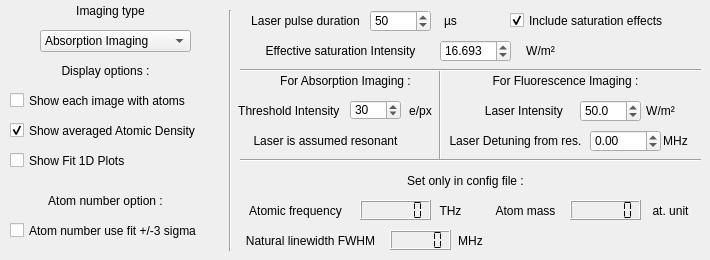
          <widget class="QWidget" name="tab_3">
           <attribute name="title">
            <string>Imaging Set</string>
           </attribute>
           <widget class="QSpinBox" name="Imaging__thresholdAbsImg">
            <property name="geometry">
             <rect>
              <x>350</x>
              <y>100</y>
              <width>51</width>
              <height>20</height>
             </rect>
            </property>
            <property name="minimum">
             <number>1</number>
            </property>
            <property name="maximum">
             <number>65536</number>
            </property>
            <property name="singleStep">
             <number>1</number>
            </property>
            <property name="value">
             <number>30</number>
            </property>
           </widget>
           <widget class="QLabel" name="label_148">
            <property name="geometry">
             <rect>
              <x>40</x>
              <y>0</y>
              <width>141</width>
              <height>21</height>
             </rect>
            </property>
            <property name="text">
             <string>Imaging type</string>
            </property>
            <property name="alignment">
             <set>Qt::AlignCenter</set>
            </property>
           </widget>
           <widget class="QComboBox" name="Imaging__imagingType">
            <property name="geometry">
             <rect>
              <x>40</x>
              <y>30</y>
              <width>151</width>
              <height>22</height>
             </rect>
            </property>
            <property name="editable">
             <bool>false</bool>
            </property>
            <property name="currentIndex">
             <number>0</number>
            </property>
            <item>
             <property name="text">
              <string>Absorption Imaging</string>
             </property>
            </item>
            <item>
             <property name="text">
              <string>Fluorescence Imaging</string>
             </property>
            </item>
           </widget>
           <widget class="QLabel" name="label_156">
            <property name="geometry">
             <rect>
              <x>230</x>
              <y>100</y>
              <width>121</width>
              <height>21</height>
             </rect>
            </property>
            <property name="text">
             <string>Threshold Intensity </string>
            </property>
            <property name="alignment">
             <set>Qt::AlignCenter</set>
            </property>
           </widget>
           <widget class="QLabel" name="label_157">
            <property name="geometry">
             <rect>
              <x>260</x>
              <y>70</y>
              <width>171</width>
              <height>21</height>
             </rect>
            </property>
            <property name="text">
             <string>For Absorption Imaging :</string>
            </property>
            <property name="alignment">
             <set>Qt::AlignCenter</set>
            </property>
           </widget>
           <widget class="Line" name="line_6">
            <property name="geometry">
             <rect>
              <x>220</x>
              <y>10</y>
              <width>21</width>
              <height>241</height>
             </rect>
            </property>
            <property name="orientation">
             <enum>Qt::Vertical</enum>
            </property>
           </widget>
           <widget class="Line" name="line_7">
            <property name="geometry">
             <rect>
              <x>430</x>
              <y>70</y>
              <width>21</width>
              <height>91</height>
             </rect>
            </property>
            <property name="orientation">
             <enum>Qt::Vertical</enum>
            </property>
           </widget>
           <widget class="QLabel" name="label_158">
            <property name="geometry">
             <rect>
              <x>480</x>
              <y>70</y>
              <width>171</width>
              <height>21</height>
             </rect>
            </property>
            <property name="text">
             <string>For Fluorescence Imaging :</string>
            </property>
            <property name="alignment">
             <set>Qt::AlignCenter</set>
            </property>
           </widget>
           <widget class="QLabel" name="label_159">
            <property name="geometry">
             <rect>
              <x>400</x>
              <y>100</y>
              <width>41</width>
              <height>21</height>
             </rect>
            </property>
            <property name="text">
             <string>e/px</string>
            </property>
            <property name="alignment">
             <set>Qt::AlignCenter</set>
            </property>
           </widget>
           <widget class="QLabel" name="label_163">
            <property name="geometry">
             <rect>
              <x>250</x>
              <y>40</y>
              <width>181</width>
              <height>21</height>
             </rect>
            </property>
            <property name="text">
             <string>Effective saturation Intensity</string>
            </property>
            <property name="alignment">
             <set>Qt::AlignCenter</set>
            </property>
           </widget>
           <widget class="QLabel" name="label_164">
            <property name="geometry">
             <rect>
              <x>520</x>
              <y>40</y>
              <width>41</width>
              <height>21</height>
             </rect>
            </property>
            <property name="text">
             <string>W/m²</string>
            </property>
            <property name="alignment">
             <set>Qt::AlignCenter</set>
            </property>
           </widget>
           <widget class="QLabel" name="label_165">
            <property name="geometry">
             <rect>
              <x>430</x>
              <y>200</y>
              <width>41</width>
              <height>21</height>
             </rect>
            </property>
            <property name="text">
             <string>THz</string>
            </property>
            <property name="alignment">
             <set>Qt::AlignCenter</set>
            </property>
           </widget>
           <widget class="QLabel" name="label_166">
            <property name="geometry">
             <rect>
              <x>240</x>
              <y>200</y>
              <width>111</width>
              <height>21</height>
             </rect>
            </property>
            <property name="text">
             <string>Atomic frequency</string>
            </property>
            <property name="alignment">
             <set>Qt::AlignCenter</set>
            </property>
           </widget>
           <widget class="QLabel" name="label_168">
            <property name="geometry">
             <rect>
              <x>170</x>
              <y>140</y>
              <width>41</width>
              <height>21</height>
             </rect>
            </property>
            <property name="text">
             <string/>
            </property>
            <property name="alignment">
             <set>Qt::AlignCenter</set>
            </property>
           </widget>
           <widget class="QLabel" name="label_178">
            <property name="geometry">
             <rect>
              <x>470</x>
              <y>200</y>
              <width>111</width>
              <height>21</height>
             </rect>
            </property>
            <property name="text">
             <string>Atom mass</string>
            </property>
            <property name="alignment">
             <set>Qt::AlignCenter</set>
            </property>
           </widget>
           <widget class="QLabel" name="label_179">
            <property name="geometry">
             <rect>
              <x>650</x>
              <y>200</y>
              <width>41</width>
              <height>21</height>
             </rect>
            </property>
            <property name="text">
             <string>at. unit</string>
            </property>
            <property name="alignment">
             <set>Qt::AlignCenter</set>
            </property>
           </widget>
           <widget class="QCheckBox" name="Imaging__plotFit1D">
            <property name="geometry">
             <rect>
              <x>10</x>
              <y>150</y>
              <width>181</width>
              <height>21</height>
             </rect>
            </property>
            <property name="acceptDrops">
             <bool>false</bool>
            </property>
            <property name="text">
             <string>Show Fit 1D Plots</string>
            </property>
            <property name="checked">
             <bool>false</bool>
            </property>
           </widget>
           <widget class="QCheckBox" name="Imaging__plotSingleImage">
            <property name="geometry">
             <rect>
              <x>10</x>
              <y>90</y>
              <width>201</width>
              <height>21</height>
             </rect>
            </property>
            <property name="acceptDrops">
             <bool>false</bool>
            </property>
            <property name="text">
             <string>Show each image with atoms</string>
            </property>
            <property name="checked">
             <bool>false</bool>
            </property>
           </widget>
           <widget class="QCheckBox" name="Imaging__plotAtomicDensityAv">
            <property name="geometry">
             <rect>
              <x>10</x>
              <y>120</y>
              <width>201</width>
              <height>21</height>
             </rect>
            </property>
            <property name="acceptDrops">
             <bool>false</bool>
            </property>
            <property name="text">
             <string>Show averaged Atomic Density </string>
            </property>
            <property name="checked">
             <bool>true</bool>
            </property>
           </widget>
           <widget class="QLCDNumber" name="lcdNumber_imaging_atomicMassAU">
            <property name="geometry">
             <rect>
              <x>570</x>
              <y>200</y>
              <width>71</width>
              <height>20</height>
             </rect>
            </property>
            <property name="smallDecimalPoint">
             <bool>false</bool>
            </property>
            <property name="digitCount">
             <number>6</number>
            </property>
            <property name="mode">
             <enum>QLCDNumber::Dec</enum>
            </property>
            <property name="segmentStyle">
             <enum>QLCDNumber::Flat</enum>
            </property>
            <property name="value" stdset="0">
             <double>0.000000000000000</double>
            </property>
            <property name="intValue" stdset="0">
             <number>0</number>
            </property>
           </widget>
           <widget class="QLCDNumber" name="lcdNumber_imaging_atomicFrequencyTHz">
            <property name="geometry">
             <rect>
              <x>360</x>
              <y>200</y>
              <width>71</width>
              <height>20</height>
             </rect>
            </property>
            <property name="smallDecimalPoint">
             <bool>false</bool>
            </property>
            <property name="digitCount">
             <number>6</number>
            </property>
            <property name="mode">
             <enum>QLCDNumber::Dec</enum>
            </property>
            <property name="segmentStyle">
             <enum>QLCDNumber::Flat</enum>
            </property>
            <property name="value" stdset="0">
             <double>0.000000000000000</double>
            </property>
            <property name="intValue" stdset="0">
             <number>0</number>
            </property>
           </widget>
           <widget class="QLabel" name="label_185">
            <property name="geometry">
             <rect>
              <x>350</x>
              <y>170</y>
              <width>231</width>
              <height>21</height>
             </rect>
            </property>
            <property name="text">
             <string>Set only in config file :</string>
            </property>
            <property name="alignment">
             <set>Qt::AlignCenter</set>
            </property>
           </widget>
           <widget class="QLabel" name="label_182">
            <property name="geometry">
             <rect>
              <x>240</x>
              <y>10</y>
              <width>131</width>
              <height>21</height>
             </rect>
            </property>
            <property name="text">
             <string>Laser pulse duration</string>
            </property>
            <property name="alignment">
             <set>Qt::AlignCenter</set>
            </property>
           </widget>
           <widget class="QLabel" name="label_186">
            <property name="geometry">
             <rect>
              <x>430</x>
              <y>10</y>
              <width>41</width>
              <height>21</height>
             </rect>
            </property>
            <property name="text">
             <string>µs</string>
            </property>
            <property name="alignment">
             <set>Qt::AlignCenter</set>
            </property>
           </widget>
           <widget class="QDoubleSpinBox" name="Imaging__laserPulseDurationus">
            <property name="geometry">
             <rect>
              <x>370</x>
              <y>10</y>
              <width>61</width>
              <height>22</height>
             </rect>
            </property>
            <property name="locale">
             <locale language="English" country="UnitedStates"/>
            </property>
            <property name="decimals">
             <number>0</number>
            </property>
            <property name="maximum">
             <double>10000.000000000000000</double>
            </property>
            <property name="singleStep">
             <double>0.100000000000000</double>
            </property>
            <property name="value">
             <double>50.000000000000000</double>
            </property>
           </widget>
           <widget class="QCheckBox" name="Imaging__atomNumberUseFit3sigma">
            <property name="geometry">
             <rect>
              <x>10</x>
              <y>220</y>
              <width>211</width>
              <height>21</height>
             </rect>
            </property>
            <property name="focusPolicy">
             <enum>Qt::StrongFocus</enum>
            </property>
            <property name="acceptDrops">
             <bool>false</bool>
            </property>
            <property name="text">
             <string>Atom number use fit +/-3 sigma</string>
            </property>
            <property name="checked">
             <bool>false</bool>
            </property>
           </widget>
           <widget class="QLabel" name="label_193">
            <property name="geometry">
             <rect>
              <x>640</x>
              <y>100</y>
              <width>41</width>
              <height>21</height>
             </rect>
            </property>
            <property name="text">
             <string>W/m²</string>
            </property>
            <property name="alignment">
             <set>Qt::AlignCenter</set>
            </property>
           </widget>
           <widget class="QLabel" name="label_197">
            <property name="geometry">
             <rect>
              <x>460</x>
              <y>100</y>
              <width>131</width>
              <height>21</height>
             </rect>
            </property>
            <property name="text">
             <string>Laser Intensity </string>
            </property>
            <property name="alignment">
             <set>Qt::AlignCenter</set>
            </property>
           </widget>
           <widget class="QDoubleSpinBox" name="Imaging__laserIntensity">
            <property name="geometry">
             <rect>
              <x>580</x>
              <y>100</y>
              <width>61</width>
              <height>22</height>
             </rect>
            </property>
            <property name="locale">
             <locale language="English" country="UnitedStates"/>
            </property>
            <property name="decimals">
             <number>1</number>
            </property>
            <property name="maximum">
             <double>10000.000000000000000</double>
            </property>
            <property name="singleStep">
             <double>0.100000000000000</double>
            </property>
            <property name="value">
             <double>50.000000000000000</double>
            </property>
           </widget>
           <widget class="QLCDNumber" name="lcdNumber_imaging_atomicLineFWHWinMHz">
            <property name="geometry">
             <rect>
              <x>390</x>
              <y>230</y>
              <width>61</width>
              <height>20</height>
             </rect>
            </property>
            <property name="smallDecimalPoint">
             <bool>false</bool>
            </property>
            <property name="digitCount">
             <number>5</number>
            </property>
            <property name="mode">
             <enum>QLCDNumber::Dec</enum>
            </property>
            <property name="segmentStyle">
             <enum>QLCDNumber::Flat</enum>
            </property>
            <property name="value" stdset="0">
             <double>0.000000000000000</double>
            </property>
            <property name="intValue" stdset="0">
             <number>0</number>
            </property>
           </widget>
           <widget class="QLabel" name="label_192">
            <property name="geometry">
             <rect>
              <x>450</x>
              <y>230</y>
              <width>41</width>
              <height>21</height>
             </rect>
            </property>
            <property name="text">
             <string>MHz</string>
            </property>
            <property name="alignment">
             <set>Qt::AlignCenter</set>
            </property>
           </widget>
           <widget class="QLabel" name="label_194">
            <property name="geometry">
             <rect>
              <x>240</x>
              <y>230</y>
              <width>141</width>
              <height>21</height>
             </rect>
            </property>
            <property name="text">
             <string>Natural linewidth FWHM</string>
            </property>
            <property name="alignment">
             <set>Qt::AlignCenter</set>
            </property>
           </widget>
           <widget class="QLabel" name="label_195">
            <property name="geometry">
             <rect>
              <x>660</x>
              <y>130</y>
              <width>31</width>
              <height>21</height>
             </rect>
            </property>
            <property name="text">
             <string>MHz</string>
            </property>
            <property name="alignment">
             <set>Qt::AlignCenter</set>
            </property>
           </widget>
           <widget class="QDoubleSpinBox" name="Imaging__laserDetuningMHz">
            <property name="geometry">
             <rect>
              <x>590</x>
              <y>130</y>
              <width>71</width>
              <height>22</height>
             </rect>
            </property>
            <property name="locale">
             <locale language="English" country="UnitedStates"/>
            </property>
            <property name="decimals">
             <number>2</number>
            </property>
            <property name="minimum">
             <double>-10000.000000000000000</double>
            </property>
            <property name="maximum">
             <double>10000.000000000000000</double>
            </property>
            <property name="singleStep">
             <double>0.100000000000000</double>
            </property>
            <property name="value">
             <double>0.000000000000000</double>
            </property>
           </widget>
           <widget class="QLabel" name="label_198">
            <property name="geometry">
             <rect>
              <x>440</x>
              <y>130</y>
              <width>151</width>
              <height>21</height>
             </rect>
            </property>
            <property name="text">
             <string>Laser Detuning from res.</string>
            </property>
            <property name="alignment">
             <set>Qt::AlignCenter</set>
            </property>
           </widget>
           <widget class="Line" name="line">
            <property name="geometry">
             <rect>
              <x>240</x>
              <y>150</y>
              <width>461</width>
              <height>20</height>
             </rect>
            </property>
            <property name="orientation">
             <enum>Qt::Horizontal</enum>
            </property>
           </widget>
           <widget class="QCheckBox" name="Imaging__includeSaturationEffects">
            <property name="geometry">
             <rect>
              <x>510</x>
              <y>10</y>
              <width>181</width>
              <height>21</height>
             </rect>
            </property>
            <property name="acceptDrops">
             <bool>false</bool>
            </property>
            <property name="text">
             <string>Include saturation effects</string>
            </property>
            <property name="checked">
             <bool>true</bool>
            </property>
           </widget>
           <widget class="Line" name="line_8">
            <property name="geometry">
             <rect>
              <x>240</x>
              <y>60</y>
              <width>461</width>
              <height>20</height>
             </rect>
            </property>
            <property name="orientation">
             <enum>Qt::Horizontal</enum>
            </property>
           </widget>
           <widget class="QLabel" name="label_209">
            <property name="geometry">
             <rect>
              <x>240</x>
              <y>130</y>
              <width>171</width>
              <height>21</height>
             </rect>
            </property>
            <property name="text">
             <string>Laser is assumed resonant</string>
            </property>
            <property name="alignment">
             <set>Qt::AlignCenter</set>
            </property>
           </widget>
           <widget class="QDoubleSpinBox" name="Imaging__Isat">
            <property name="geometry">
             <rect>
              <x>440</x>
              <y>40</y>
              <width>71</width>
              <height>22</height>
             </rect>
            </property>
            <property name="locale">
             <locale language="English" country="UnitedStates"/>
            </property>
            <property name="decimals">
             <number>3</number>
            </property>
            <property name="maximum">
             <double>10000.000000000000000</double>
            </property>
            <property name="singleStep">
             <double>0.100000000000000</double>
            </property>
            <property name="value">
             <double>16.693000000000001</double>
            </property>
           </widget>
           <widget class="QLabel" name="label_217">
            <property name="geometry">
             <rect>
              <x>0</x>
              <y>60</y>
              <width>211</width>
              <height>21</height>
             </rect>
            </property>
            <property name="text">
             <string>Display options :</string>
            </property>
            <property name="alignment">
             <set>Qt::AlignCenter</set>
            </property>
           </widget>
           <widget class="QLabel" name="label_218">
            <property name="geometry">
             <rect>
              <x>0</x>
              <y>190</y>
              <width>211</width>
              <height>21</height>
             </rect>
            </property>
            <property name="text">
             <string>Atom number option :</string>
            </property>
            <property name="alignment">
             <set>Qt::AlignCenter</set>
            </property>
           </widget>
          </widget>
